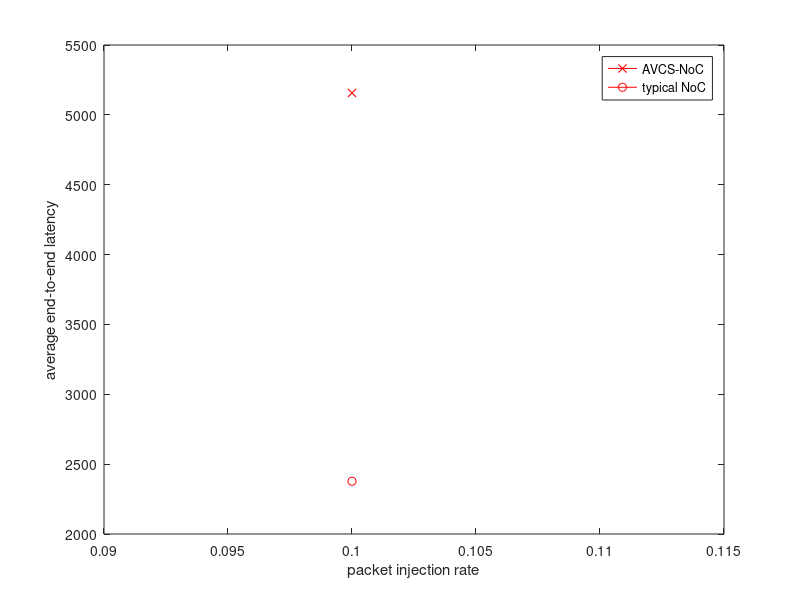

Recreate this plot in MATLAB.
x=[0.1];
lat_dyn=[5157.02];
lat_con=[2377.35];

plot(x,lat_dyn,'-rx');
hold on;
plot(x,lat_con,'-ro');

legend('AVCS-NoC', 'typical NoC');
xlabel('packet injection rate');
ylabel('average end-to-end latency');
